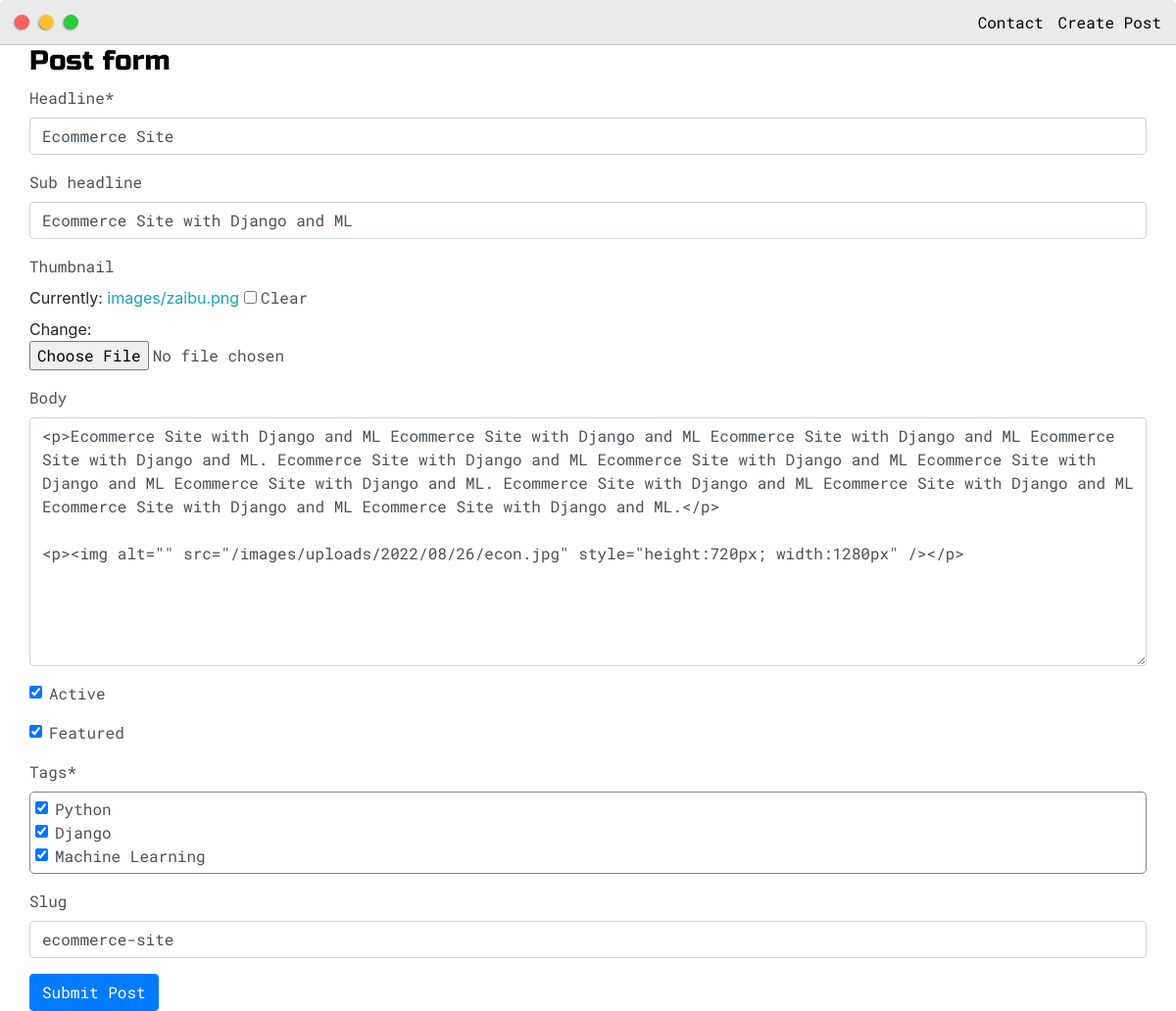
/update_post/ecommerce-site/ (signed in), run on the app's committed database.
### core/models.py (models this page shows, shortened)
class Post(models.Model):
    headline=models.CharField(max_length=200)
    sub_headline=models.CharField(max_length=200,null=True, blank=True)
    thumbnail = models.ImageField(null=True,blank=True,upload_to="images/",default="placeholder.png")
    body = RichTextUploadingField(null=True, blank=True)
    created = models.DateTimeField(auto_now_add=True)
    active = models.BooleanField(default=False)
    featured = models.BooleanField(default=False)
    tags = models.ManyToManyField(Tag,null=True)
    slug = models.SlugField(null=True, blank=True)

### core/views.py (the view)
# urls.py: path('update_post/<slug:slug>/', views.updatePost, name='update_post'),
@login_required(login_url='home')
def updatePost(request,slug):
    post = Post.objects.get(slug=slug)
    form = PostForm(instance=post)
    if request.method == 'POST':
        form = PostForm(request.POST, request.FILES, instance=post)
        if form.is_valid():
            form.save()
        return redirect('posts')
    context = {'form':form}
    return render(request,'core/post_form.html',context)

### core/form.py
class PostForm(ModelForm):
    class Meta:
        model = Post
        fields = '__all__'
        widgets = {
            'tags':forms.CheckboxSelectMultiple(),
        }

### core/models.py (called while the page is built)
    def __str__(self):
        return self.name

### core/templates/core/post_form.html (shortened to what this page needs)
{% extends 'core/main.html' %}
{% load static %}
{% load crispy_forms_tags %}
{% block content %}
<div class="main-container">
    <h3>Post form</h3>
    <form action="" method="POST" enctype="multipart/form-data">
        {{ form|crispy}}
        <input class="btn btn-primary" type="submit" value="Submit Post">
    </form>
</div>
{% endblock content %}

### core/templates/core/post_form.html (style rules this page uses)
#div_id_tags > div { max-height: 100px; overflow-y: scroll; border: 1px solid #888; padding: 5px; border-radius: 5px; }

### data on the page
Post: headline "Ecommerce Site", sub_headline "Ecommerce Site with Django and ML", body "<p>Ecommerce Site with Django and ML Ecommerce Site with Django and ML Ecommerce Site with Django and ML Ecommerce Site with Django and ML. Ecommerce Site with Django and ML Ecommerce Site with Django and ML Ecommerce Site with Django and ML Ecommerce Site with Django and ML. Ecommerce Site with Django and ML Ecommerce Site with Django and ML Ecommerce Site with Django and ML Ecommerce Site with Django and ML.</p> <p><img alt=\"\" src=\"/images/uploads/2022/08/26/econ.jpg\" style=\"height:720px; width:1280px\" /></p>", active "☑", featured "☑", slug "ecommerce-site"
